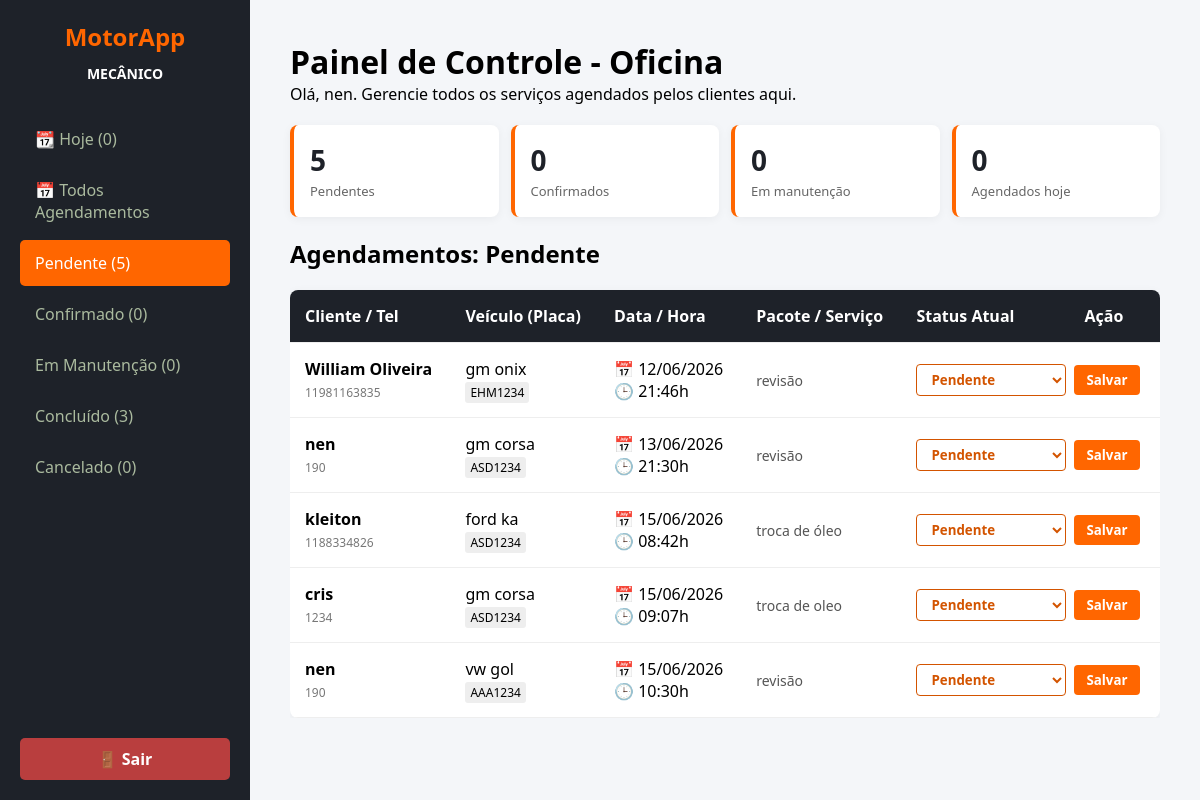
Screenshot of /admin/painel.php?status=Pendente (signed in) with the database file from the repository.
### tables this page shows
CREATE TABLE `agendamento` (
  `id` int(11) NOT NULL,
  `id_cliente` int(11) NOT NULL,
  `id_veiculo` int(11) NOT NULL,
  `data_agendamento` date NOT NULL,
  `hora_agendamento` time NOT NULL,
  `descricao` text NOT NULL,
  `status` varchar(30) NOT NULL DEFAULT 'Pendente'
);

CREATE TABLE `cliente` (
  `id` int(11) NOT NULL,
  `nome` varchar(100) NOT NULL,
  `email` varchar(100) NOT NULL,
  `telefone` varchar(20) NOT NULL,
  `cpf` varchar(14) DEFAULT NULL,
  `senha` varchar(255) NOT NULL,
  `tipo` varchar(20) NOT NULL DEFAULT 'cliente'
);

CREATE TABLE `veiculo` (
  `id` int(11) NOT NULL,
  `cliente_id` int(11) NOT NULL,
  `modelo` varchar(100) NOT NULL,
  `marca` varchar(50) NOT NULL,
  `placa` varchar(10) NOT NULL,
  `ano` varchar(4) DEFAULT NULL
);

### admin/painel.php (the view, shortened to what this page needs)
<?php
include("../php/conexao.php");
function e($v) { return htmlspecialchars((string)$v, ENT_QUOTES, 'UTF-8'); }
$status_validos = ['Pendente', 'Confirmado', 'Em Manutenção', 'Concluído', 'Cancelado'];
$filtro = $_GET['status'] ?? 'Todos';
$apenas_hoje = (($_GET['periodo'] ?? '') === 'hoje');
$contadores = array_fill_keys($status_validos, 0);
$res = $conn->query("SELECT status, COUNT(*) AS total FROM agendamento GROUP BY status");
while ($row = $res->fetch_assoc()) {
    if (isset($contadores[$row['status']])) $contadores[$row['status']] = (int)$row['total'];
}
$hoje = date('Y-m-d');
$stmt = $conn->prepare("SELECT COUNT(*) AS total FROM agendamento WHERE data_agendamento = ? AND status <> 'Cancelado'");
$stmt->bind_param("s", $hoje);
$stmt->execute();
$total_hoje = (int)$stmt->get_result()->fetch_assoc()['total'];
$sql = "SELECT a.*, c.nome, c.telefone, v.marca, v.modelo, v.placa
        FROM agendamento a
        LEFT JOIN cliente c ON a.id_cliente = c.id
        LEFT JOIN veiculo v ON a.id_veiculo = v.id
        WHERE 1 = 1";
$tipos = "";
$params = [];
if ($filtro !== 'Todos') {
    $sql .= " AND a.status = ?";
    $tipos .= "s";
    $params[] = $filtro;
}
$sql .= " ORDER BY a.data_agendamento ASC, a.hora_agendamento ASC";
$stmt = $conn->prepare($sql);
if ($tipos !== "") $stmt->bind_param($tipos, ...$params);
$stmt->execute();
$resultado_todos = $stmt->get_result();
?>
<!DOCTYPE html>
<html lang="pt-br">
<head>
    <link rel="stylesheet" href="../css/dashboard.css">
    <link rel="stylesheet" href="../css/painel_admin.css">
</head>
<body>
    <div class="sidebar">
        <div class="top-sidebar">
            <h2 style="color: #ff6600;">MotorApp <br><span style="font-size: 14px; color: #fff;">MECÂNICO</span></h2>
            <div class="menu-items">
                <a href="painel.php?periodo=hoje" class="<?php echo $apenas_hoje ? 'active' : ''; ?>">📆 Hoje (<?php echo $total_hoje; ?>)</a>
                <a href="painel.php" class="<?php echo ($filtro === 'Todos' && !$apenas_hoje) ? 'active' : ''; ?>">📅 Todos Agendamentos</a>
                <?php foreach ($status_validos as $s): ?>
                    <a href="?status=<?php echo urlencode($s); ?>" class="<?php echo ($filtro === $s && !$apenas_hoje) ? 'active' : ''; ?>">
                        <?php echo e($s); ?> (<?php echo $contadores[$s]; ?>)
                    </a>
                <?php endforeach; ?>
            </div>
        </div>
        <a href="../pages/logout.php" class="btn-logout">🚪 Sair</a>
    </div>
    <div class="main-content">
        <h1>Painel de Controle - Oficina</h1>
        <p>Olá, <?php echo e($_SESSION['usuario_nome'] ?? 'Mecânico'); ?>. Gerencie todos os serviços agendados pelos clientes aqui.</p>
        <div class="admin-resumo">
            <a href="?status=Pendente"><strong><?php echo $contadores['Pendente']; ?></strong><span>Pendentes</span></a>
            <a href="?status=Confirmado"><strong><?php echo $contadores['Confirmado']; ?></strong><span>Confirmados</span></a>
            <a href="?status=<?php echo urlencode('Em Manutenção'); ?>"><strong><?php echo $contadores['Em Manutenção']; ?></strong><span>Em manutenção</span></a>
            <a href="?periodo=hoje"><strong><?php echo $total_hoje; ?></strong><span>Agendados hoje</span></a>
        </div>
        <h2 style="margin-top: 10px;">
            <?php
            if ($apenas_hoje) echo 'Serviços de hoje (' . date('d/m/Y') . ')';
            else echo $filtro === 'Todos' ? 'Todos os agendamentos' : 'Agendamentos: ' . e($filtro);
            ?>
        </h2>
        <div class="tabela-wrapper">
        <table class="tabela-admin">
            <thead>
                <tr>
                    <th>Cliente / Tel</th>
                    <th>Veículo (Placa)</th>
                    <th>Data / Hora</th>
                    <th>Pacote / Serviço</th>
                    <th>Status Atual</th>
                    <th>Ação</th>
                </tr>
            </thead>
            <tbody>
                <?php if ($resultado_todos->num_rows > 0): ?>
                    <?php while ($agenda = $resultado_todos->fetch_assoc()): ?>
                        <?php $classe = str_replace(' ', '', $agenda['status']); ?>
                        <tr>
                            <td>
                                <strong><?php echo e($agenda['nome'] ?? 'Cliente removido'); ?></strong><br>
                                <span style="font-size: 12px; color: #777;"><?php echo e($agenda['telefone'] ?? ''); ?></span>
                            </td>
                            <td>
                                <?php echo e(trim(($agenda['marca'] ?? '') . " " . ($agenda['modelo'] ?? 'Veículo removido'))); ?><br>
                                <span style="font-size: 12px; background: #eee; padding: 2px 5px; border-radius: 3px;">
                                    <?php echo e(strtoupper($agenda['placa'] ?? '')); ?>
                                </span>
                            </td>
                            <td>
                                📅 <?php echo date('d/m/Y', strtotime($agenda['data_agendamento'])); ?><br>
                                🕒 <?php echo e(substr($agenda['hora_agendamento'], 0, 5)); ?>h
                            </td>
                            <td style="max-width: 250px; color: #555; font-size: 14px;">
                                <?php echo e($agenda['descricao']); ?>
                            </td>
                            <td colspan="2">
                                <form action="atualizar_status.php" method="POST" class="form-status">
                                    <select name="status" class="select-status status-<?php echo e($classe); ?>">
                                        <?php foreach ($status_validos as $s): ?>
                                            <option value="<?php echo e($s); ?>" <?php echo $agenda['status'] === $s ? 'selected' : ''; ?>><?php echo e($s); ?></option>
                                        <?php endforeach; ?>
                                    </select>
                                    <button type="submit" class="btn-atualizar">Salvar</button>
                                </form>
                            </td>
                        </tr>
                    <?php endwhile; ?>
                <?php else: ?>
                    <tr>
                        <td colspan="6" style="text-align: center; color: #777;">Nenhum agendamento encontrado.</td>
                    </tr>
                <?php endif; ?>
            </tbody>
        </table>
        </div>
    </div>
</body>
</html>

### css/dashboard.css (style rules this page uses)
* { margin: 0; padding: 0; box-sizing: border-box; font-family: 'Segoe UI', Tahoma, Geneva, Verdana, sans-serif; }
body { display: flex; background: #f4f6f9; height: 100vh; }
.sidebar { width: 250px; background: #1e2229; color: #fff; padding: 20px; display: flex; flex-direction: column; justify-content: space-between; }
.sidebar h2 { color: #ff6600; text-align: center; margin-bottom: 30px; font-size: 24px; }
.menu-items a { display: block; color: #aaba9e; padding: 12px 15px; text-decoration: none; margin-bottom: 5px; border-radius: 5px; transition: 0.3s; }
.menu-items a:hover, .menu-items a.active { background: #ff6600; color: #fff; }
.btn-logout { background: #b93e3e; color: white; text-align: center; padding: 10px; text-decoration: none; border-radius: 5px; font-weight: bold; transition: 0.3s; }
.main-content { flex: 1; padding: 40px; overflow-y: auto; }

### css/painel_admin.css (style rules this page uses)
.tabela-admin { width: 100%; border-collapse: collapse; background: white; border-radius: 8px; overflow: hidden; box-shadow: 0 2px 10px rgba(0,0,0,0.05); margin-top: 20px; }
.tabela-admin th, .tabela-admin td { padding: 15px; text-align: left; border-bottom: 1px solid #eee; }
.tabela-admin th { background-color: #1e2229; color: white; }
.select-status { padding: 5px 10px; border-radius: 4px; border: 1px solid #ccc; background: #fff; font-weight: bold; cursor: pointer; }
.status-Pendente { color: #d35400; border-color: #d35400; }
.btn-atualizar { background: #ff6600; color: white; border: none; padding: 6px 12px; border-radius: 4px; cursor: pointer; font-weight: bold; transition: background 0.2s; }
.admin-resumo { display: grid; grid-template-columns: repeat(4, minmax(120px, 1fr)); gap: 12px; margin: 20px 0; }
.admin-resumo a { display: block; text-decoration: none; transition: transform .15s, box-shadow .15s; background: #fff; border-left: 4px solid #ff6600; border-radius: 8px; padding: 16px; box-shadow: 0 2px 10px rgba(0,0,0,0.05); }
.admin-resumo strong { display: block; font-size: 28px; color: #1e2229; }
.admin-resumo span { color: #666; font-size: 13px; }
.tabela-wrapper { overflow-x: auto; }
.form-status { display: flex; gap: 8px; align-items: center; }

### rows the page displays
agendamento: id_cliente.nome "William Oliveira", id_cliente.telefone "11981163835", id_veiculo.modelo "gm onix", id_veiculo.placa "EHM1234", data_agendamento "12/06/2026", hora_agendamento "21:46", descricao "revisão"
agendamento: id_cliente.nome "nen", id_cliente.telefone "190", id_veiculo.modelo "gm corsa", id_veiculo.placa "ASD1234", data_agendamento "13/06/2026", hora_agendamento "21:30", descricao "revisão"
agendamento: id_cliente.nome "kleiton", id_cliente.telefone "1188334826", id_veiculo.modelo "ford ka", id_veiculo.placa "ASD1234", data_agendamento "15/06/2026", hora_agendamento "08:42", descricao "troca de óleo"
agendamento: id_cliente.nome "cris", id_cliente.telefone "1234", id_veiculo.modelo "gm corsa", id_veiculo.placa "ASD1234", data_agendamento "15/06/2026", hora_agendamento "09:07", descricao "troca de oleo"
agendamento: id_cliente.nome "nen", id_cliente.telefone "190", id_veiculo.modelo "vw gol", id_veiculo.placa "AAA1234", data_agendamento "15/06/2026", hora_agendamento "10:30", descricao "revisão"

### other values shown
$total_hoje "0"
$s "Pendente"
$contadores[$s] "5"
$s "Confirmado"
$contadores[$s] "0"
$s "Em Manutenção"
$s "Concluído"
$contadores[$s] "3"
$s "Cancelado"
$_SESSION['usuario_nome'] "nen"
$contadores['Pendente'] "5"
$contadores['Confirmado'] "0"
$contadores['Em Manutenção'] "0"
$filtro "Pendente"
form field status "Pendente"
